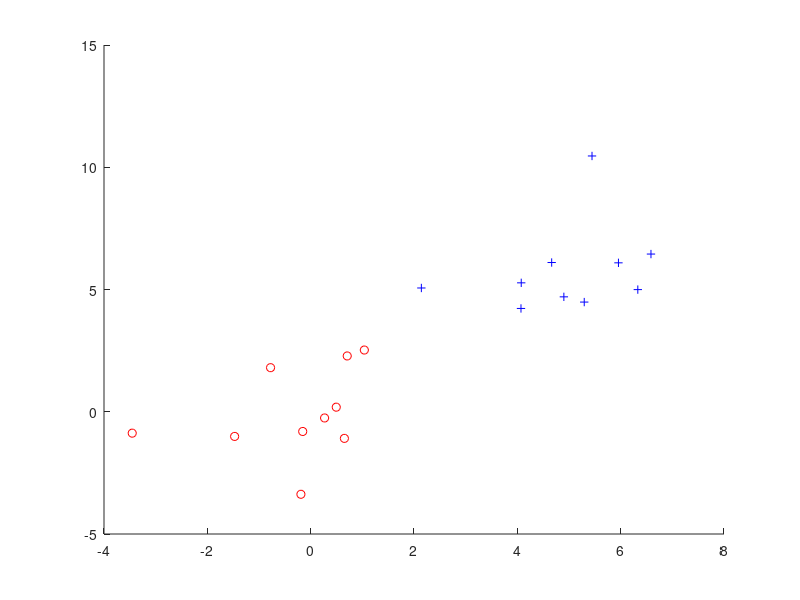

Here is the MATLAB script that generated this plot: (Note: this script raises an error after producing the figure.)
%%%%%%%%%%%%%%%%%%%%%%%%%%%%%%%%%%%%%
%设置两组满足正态分布的数据将其分类
%两组数据的均值分别为0和5
%方法：简单感知机和逻辑回归
%激活函数：step和sigmoid
%2022.9.27~29
%%%%%%%%%%%%%%%%%%%%%%%%%%%%%%%%%%%%
clc;
clear;
%rng(1);%让后面产生的正态分布随机数保持不变，以便于分析

m1=0;%第一组数据的均值
m2=5;%第二组数据的均值
N=10;%每组数据的数量
d=2;%数据的维度
testNum=2000;
M1=[m1 m1];
M2=[m2 m2];
sigma=[2 0.5; 0.5 4];
R=chol(sigma);
z1=repmat(M1,N,1)+randn(N,d)*R;%第一组数据
z2=repmat(M2,N,1)+randn(N,d)*R;%第二组数据
x1=z1(:,1);
y1=z1(:,2);
x2=z2(:,1);
y2=z2(:,2);
scatter(x1,y1,'r','o');
hold on
scatter(x2,y2,'b','+');
hold on
w1=1;
w2=1;
w=[w1 w2];
b=0;
X=[x1;x2];
Y=[y1;y2];
F=[X,Y];
eta=0.01;%学习率
for j=1:testNum
    for i=1:N*2
        %激活函数为step
%         delta_w=(t(i)-step(w*F(i,:)'+b))*F(1,:);
%         delta_b=(t(i)-step(w*F(i,:)'+b));
        %激活函数为sigmoid
        delta_w=(t(i)-sigmoid(w*F(i,:)'+b))*F(1,:);
        delta_b=(t(i)-sigmoid(w*F(i,:)'+b));
        
        w1=w1+(delta_w(1,1))*eta;
        b=b+delta_b*eta;
        W(i,:)=w;
        B(i,:)=b;
    end
end
W1=W(length(W),1);
W2=W(length(W),2);
X=-10:1:10;
Y=-1*W1/W2*X-B(length(B),1)/W2;
plot(X,Y)
     

function t=t(i)
    if i<=10
        t=0;
    else
        t=1;
    end
end
%创建sigmoid函数
function sigmoid=sigmoid(x)
    sigmoid=1/(1+exp(-1*x));
end

%创建阶跃函数step
function step=step(x)
    if x<0
        step=0;
    else
        step=1;
    end
end












